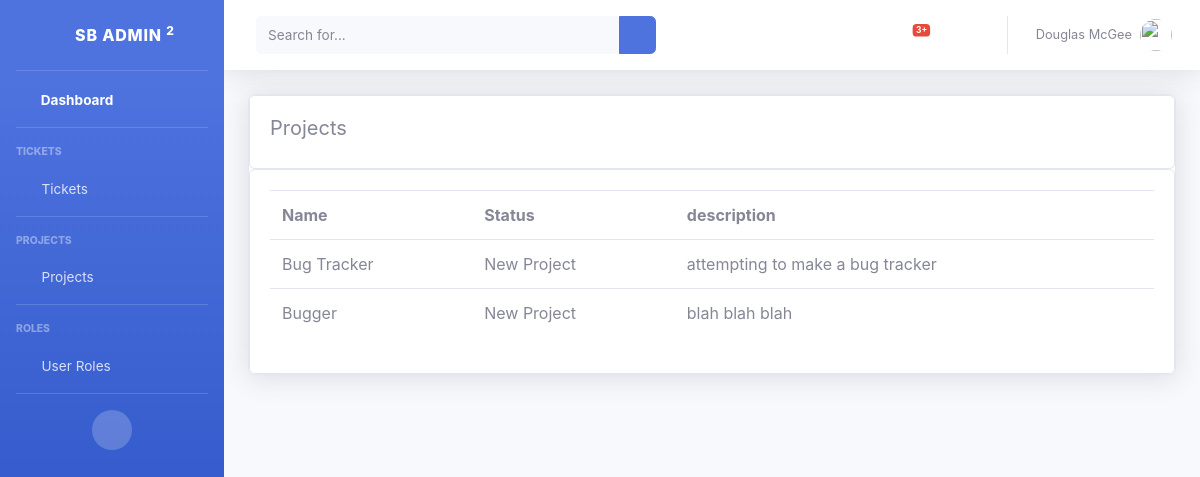
The app's page /view_projects/ with its own data.
### accounts/models.py (models this page shows, shortened)
class Project(models.Model):
    name = models.CharField(max_length=500, null=True)
    description = models.CharField(max_length=500, null=True)
    STATUS = (
            ('New Project', 'New Project'),
            ('In Progress', 'In Progress'),
            ('Finished', 'Finished'),
                )
    member = models.ForeignKey(Member, null=True, on_delete=models.SET_NULL)
    status = models.CharField(max_length=500, null=True, choices=STATUS)
    date_created = models.DateTimeField(auto_now_add=True, null=True)

### accounts/views.py (the view)
# urls.py: path('view_projects/', views.view_projects, name="view_projects"),
def view_projects(request):
    projects = Project.objects.all()
    return render(request, 'accounts/view_projects.html', {'projects': projects})

### accounts/templates/accounts/view_projects.html (shortened to what this page needs)
{% load static %}
<!DOCTYPE html>
<html lang="en">
<head>
    <link href="{% static 'vendor/fontawesome-free/css/all.min.css' %}" rel="stylesheet" type="text/css">
    <link href="{% static 'css/sb-admin-2.min.css' %}" rel="stylesheet">
</head>
<body id="page-top">
    <div id="wrapper">
        {% include 'accounts/sidebar.html' %}
        <div id="content-wrapper" class="d-flex flex-column">
            <div id="content">
                {% include 'accounts/topbar.html' %}
                <div class="container">
                    <div class="row">
                            <div class="col-xl-13 col-lg-12">
                                    <div class="card shadow mb-4">
                                        <div class="row">
                                            <div class="col-md">
                                                <div class="card card-body">
                                                    <h5>Projects</h5>
                                                </div>
                                                <div class="card card-body">
                                                    <table class="table">
                                                        <tr>
                                                            <th>Name</th>
                                                            <th>Status</th>
                                                            <th>description</th>
                                                        </tr>
                                                        {% for i in projects %}
                                                            <tr>
                                                                <td>{{i.name}}</td>
                                                                <td>{{i.status}}</td>
                                                                <td>{{i.description}}</td>
                                                            </tr>
                                                        {% endfor %}
                                                    </table>
                                                </div>
                                            </div>
                                        </div>
                                    </div>
                            </div>
                    </div>
                </div>
            </div>
        </div>
    </div>
</body>
</html>

### records on screen
Project: name "Bug Tracker", status "New Project", description "attempting to make a bug tracker"
Project: name "Bugger", status "New Project", description "blah blah blah"
